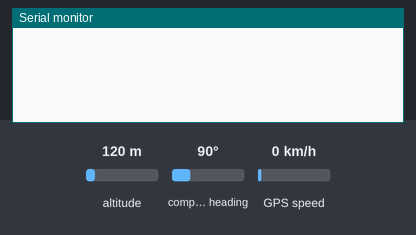
Bench run of a sketch on a simulated Arduino Mega 2560, built with avr-gcc and run on an emulated ATmega2560. Shown: the last lines printed to the serial monitor. Inputs (shaded band) come from the test bench; at power-on: altitude 120 m, compass heading 90°, GPS speed 0 km/h. The GPS gets a fix after 3 s at 37.7749, -122.4194 with 8 satellites.

Above: at 1.2 s.
1.3 s: altitude set to 20 m
At 3.6 s:
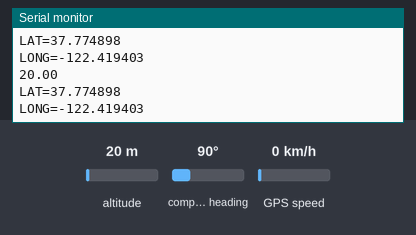
4.5 s: altitude set to 250 m
At 5.9 s:
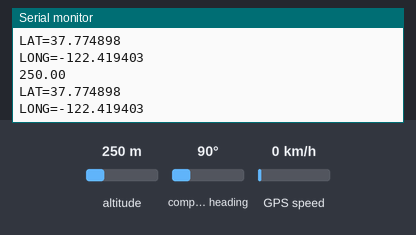

The sketch:

GP20U7Test.ino
```cpp
#include <Arduino.h>                              // required before wiring_private.h
#include <wiring_private.h>
#include "TinyGPS++.h"
TinyGPSPlus gps;


void setup()
{
   static boolean state = HIGH;
  static unsigned char count = 0;


  Serial1.begin(9600);

  // Start Serial for debugging on the Serial Monitor
  Serial.begin(9600);
  while(!Serial);
}


void loop()
{
  static unsigned long ms = 0;
  static boolean state = HIGH;
  static unsigned char c = 0;

  if (Serial.available())
  {
    char c = Serial.read();

  }
  if (Serial1.available())
  {
    char c = Serial1.read();
    gps.encode(c);
    if (gps.altitude.isUpdated()){
      Serial.println(gps.altitude.meters());
      Serial.print("LAT=");  Serial.println(gps.location.lat(), 6);
      Serial.print("LONG="); Serial.println(gps.location.lng(), 6);
    }
  }


}
```

Measured:
- after the input at 1.3 s, the serial monitor: prints a new line after 1.7 s (image 1)
- after the input at 4.5 s, the serial monitor: prints a new line after 0.53 s (image 2)
